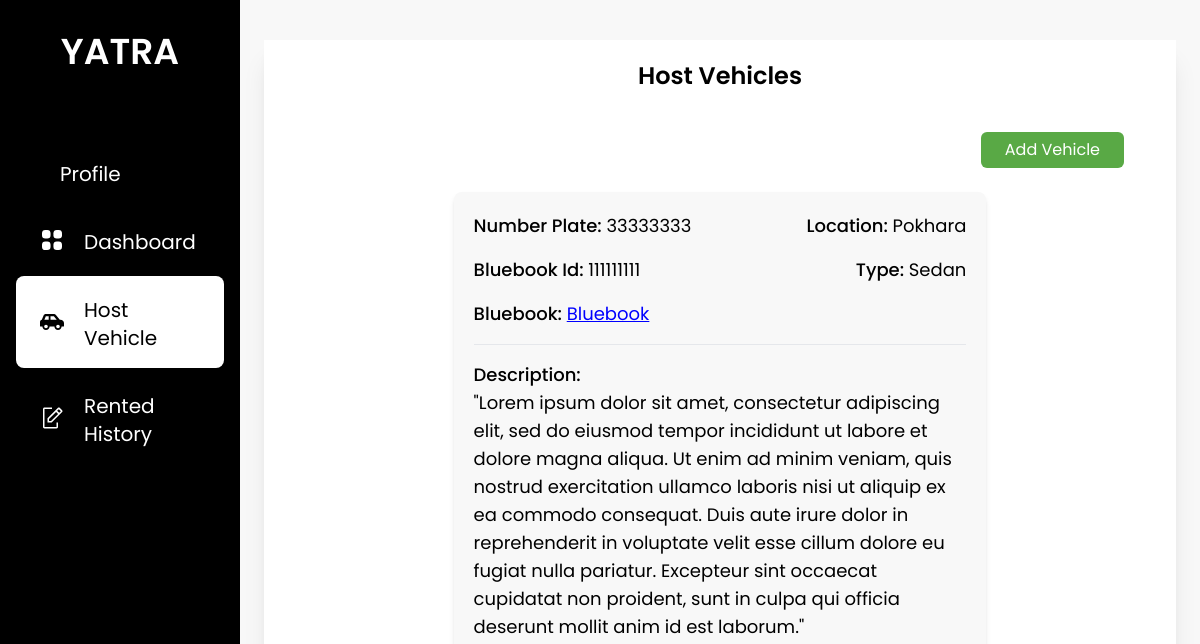
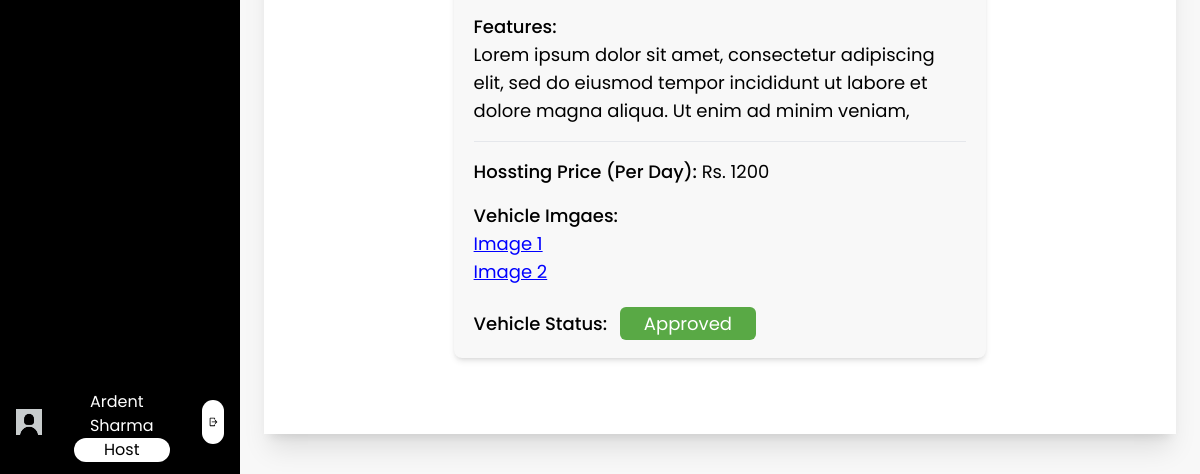
The page /host_vehicles (signed in) on the database as committed earlier (2 pictures, top to bottom).
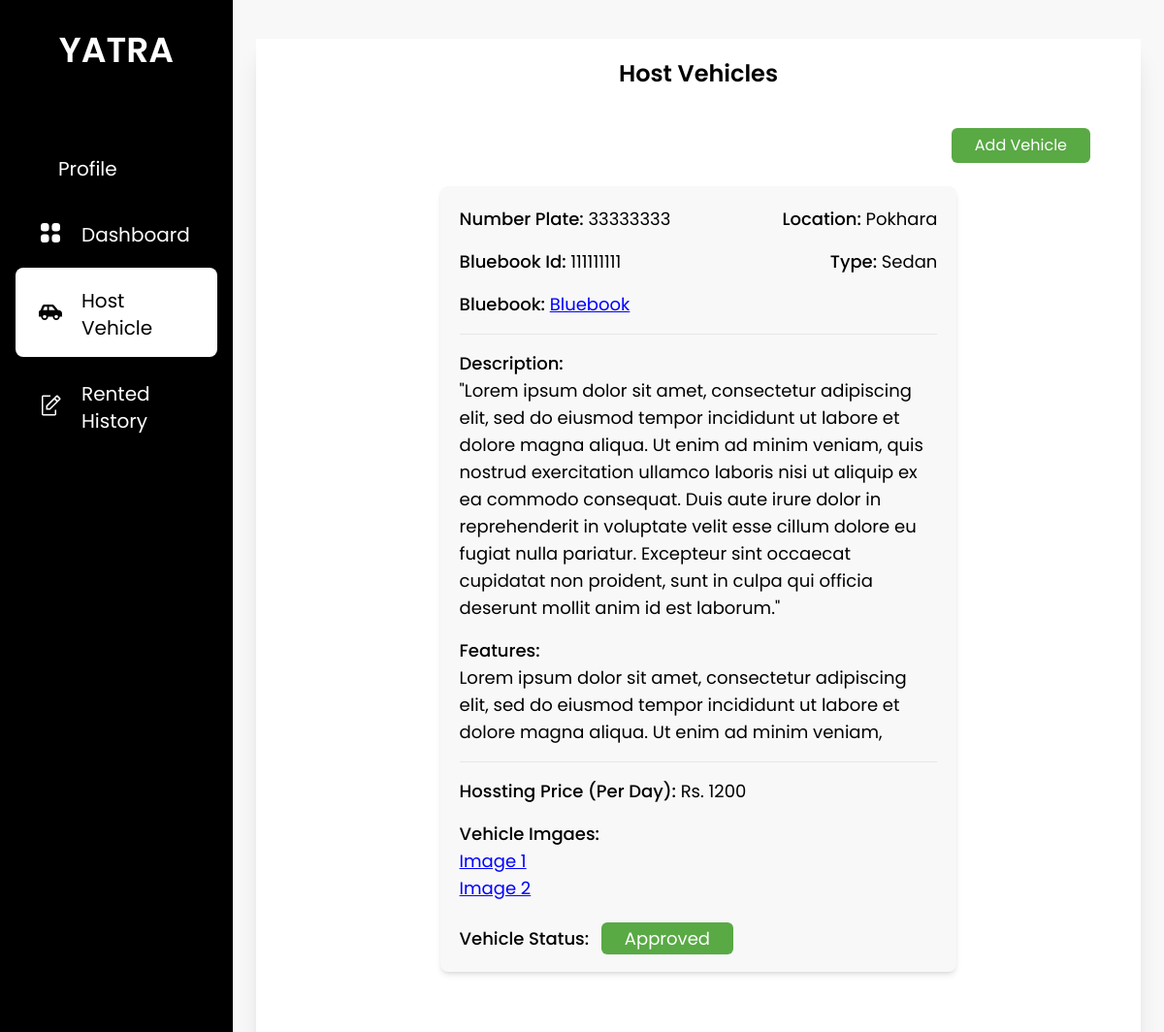
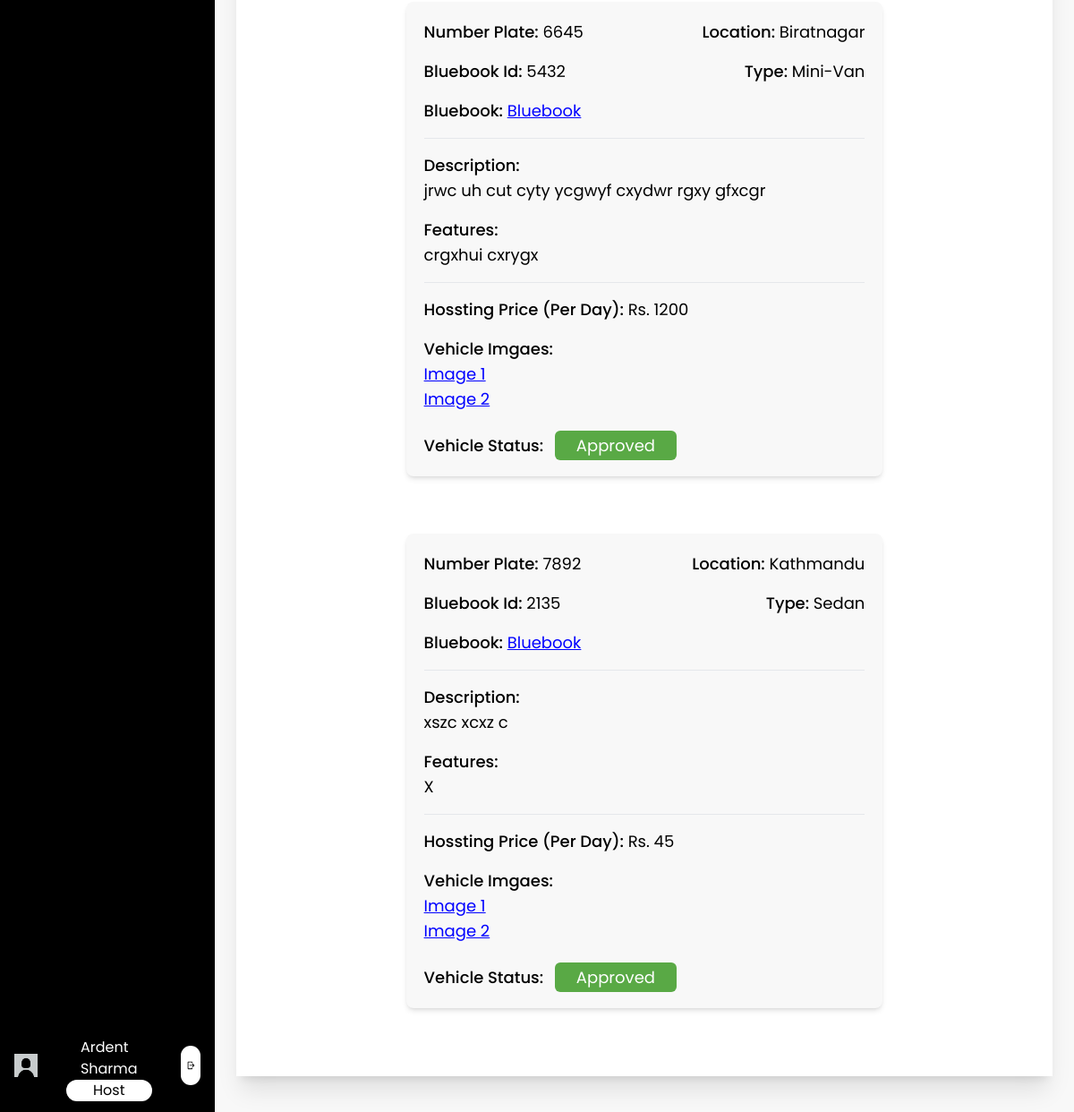
The same page on the database as committed later (2 pictures, top to bottom).
### base/models.py (models this page shows, shortened)
class Host(models.Model):
    user = models.OneToOneField(User, on_delete=models.CASCADE, related_name="host")
    first_name = models.CharField(max_length=25)
    last_name = models.CharField(max_length=25)
    email = models.EmailField()
    phone_number = models.CharField(max_length=10, null= True, blank=True)
    address = models.CharField(max_length=100, null= True, blank=True)
    citizenship_id = models.CharField(max_length=20, null= True, blank=True)
    citizenship = models.ImageField(upload_to='host/profile', default='default_photo.jpg')
    pic = models.ImageField(upload_to='host/profile', default='default_profile.jpg')
    is_approved = models.CharField(max_length=10, choices=status, default="Pending")
    is_blocked = models.BooleanField(default=False)

class Vehicle(models.Model):
    types = (
        ('Sedan', 'Sedan'),
        ('SUV', 'SUV'),
        ('Jeep', 'Jeep'),
        ('Mini-Van', 'Mini-Van'),
        ('Other', 'Other'),
    )
    number_plate = models.CharField(max_length=20, unique=True)
    host = models.ForeignKey(Host, on_delete=models.SET_NULL, null=True, related_name="owner")
    location = models.ForeignKey(Location, on_delete=models.SET_NULL, null=True, related_name="place")
    bluebook = models.ImageField(upload_to="host/vehicle")
    bluebook_id = models.CharField(max_length=25)
    image1 = models.ImageField(upload_to="host/vehicle")
    image2 = models.ImageField(upload_to="host/vehicle")
    image3 = models.ImageField(upload_to="host/vehicle", null=True, blank=True)
    description = models.TextField(max_length=500)
    feature = models.TextField(max_length=500)
    price = models.PositiveIntegerField()
    type = models.CharField(max_length=10, choices=types)
    is_approved = models.CharField(max_length=10, choices=status, default="Pending")
    is_rented = models.BooleanField(default=False)

class Location(models.Model):
    name=models.CharField(max_length=25, unique=True)
    def __str__(self):
        return self.name

### base/views.py (the view)
# urls.py: path('host_vehicles', views.host_vehicles, name='host_vehicles'),
def host_vehicles(request):
    error = ''
    if request.GET.get('pidx') is not None:
        transaction = Transaction()
        transaction.host = request.user.host
        transaction.amount = request.GET.get('amount')
        transaction.t_id = request.GET.get('transaction_id')
        transaction.save()
    elif request.GET.get('message') is not None:
        error = request.GET.get('message')
    vehicle_list = Vehicle.objects.filter(host=request.user.host)
    transactions = Transaction.objects.filter(host__user=request.user)
    if transactions.count() == 0:
        add_payment = 'yes'
    else :
        add_payment = 'no'
    context = {
         'vehicle_list' : vehicle_list,
         'add_payment': add_payment,
         'error':error
    }
    return render(request, 'vehicles/host_vehicles.html', context)

### base/templatetags/user_group.py (called while the page is built)
@register.filter(name='has_group')
def has_group(user, group_name):
    return user.groups.filter(name=group_name).exists()

### base/templates/vehicles/host_vehicles.html (shortened to what this page needs)
{% extends 'base/base.html' %}
{% load static %}
{% block content %}
<div class="h-screen w-full px-6 py-10 bg-theme overflow-y-auto">
    <div class="bg-white h-full flex flex-col shadow-xl">
        <div class="p-3 overflow-y-auto scrollbar-hide">
            <p class="text-center text-2xl font-semibold pt-2 pb-4">Host Vehicles</p>
            {% if request.user.host.is_approved == "Approved" %}
                {% if add_payment == 'yes' %}
                    <div class="flex w-full justify-end px-10 py-6">
                        <a href="{% url 'handle_payment' %}"><button class="bg-custom-green text-white rounded-md py-1.5 px-6" type="submit">Make Payment</button></a>
                    </div>
                    {% if not error == ''  %}
                        <p>{{ error }}</p>
                    {% endif %}
                    <p class="text">You need to make payment before adding vehicles</p>
                {% else %}
                    <div class="flex w-full justify-end px-10 py-6">
                        <a href="{% url 'add_vehicles' %}"><button class="bg-custom-green text-white rounded-md py-1.5 px-6" type="submit">Add Vehicle</button></a>
                    </div>
                {% endif %}
            {% else %}
                <a>You can only add vehicles after being approved</a>
            {% endif %}
            {% if vehicle_list %}
                {% for vehicle in vehicle_list %}
                <div class="w-3/5 flex flex-col mx-auto rounded-lg bg-theme p-5 shadow-md text-lg mb-16">
                    <div class="flex flex-col mb-4">
                        <div class="flex flex-row justify-between mb-4">
                            <div>
                                <span class="font-medium">Number Plate: </span>{{ vehicle.number_plate }}
                            </div>
                            <div>
                                <span class="font-medium">Location: </span>{{ vehicle.location }}
                            </div>
                        </div>
                        <div class="flex flex-row justify-between">
                            <div>
                                <span class="font-medium">Bluebook Id: </span>{{ vehicle.bluebook_id }}
                            </div>
                            <div>
                                <span class="font-medium">Type: </span>{{ vehicle.type }}
                            </div>
                        </div>
                    </div>
                    <div class="mb-4">
                        <span class="font-medium">Bluebook: </span>
                        <a href="{% url 'open_bluebook' vehicle.id %}" style="color: blue;" class="underline">
                            Bluebook
                        </a>
                    </div>
                    <hr class="mb-4">
                    <div class="mb-4 flex flex-col">
                        <div>
                            <span class="font-medium">Description: </span>
                        </div>
                        <div>
                            <span>{{ vehicle.description }}</span>
                        </div>
                    </div>
                    <div class="mb-4 flex flex-col">
                        <div>
                            <span class="font-medium">Features: </span>
                        </div>
                        <div>
                            <span>{{ vehicle.feature }}</span>
                        </div>
                    </div>
                    <hr class="mb-4">
                    <div class="mb-4">
                        <span class="font-medium">Hossting Price (Per Day): </span><span>Rs. {{ vehicle.price }}</span>
                    </div>
                    <div>
                        <div>
                            <span class="font-medium">Vehicle Imgaes: </span>
                        </div>
                        <div class="flex flex-col mb-6">
                            <a href="{% url 'open_vehicle' vehicle.id 1 %}" style="color: blue;" class="underline">
                                Image 1
                            </a>
                            <a href="{% url 'open_vehicle' vehicle.id 2 %}" style="color: blue;" class="underline">
                                Image 2
                            </a>
                        </div>
                    </div>
                    <div>
                        <span class="font-medium">Vehicle Status:  </span><span class="py-1 px-6 ml-2 text-white rounded-md {% if vehicle.is_approved == 'Approved' %} bg-custom-green {% elif vehicle.is_approved == 'Pending' %} bg-custom-orange {% else %} bg-danger {% endif %} ">{{ vehicle.is_approved }}</span>
                    </div>
                </div>
                {% endfor %}
            {% else %}
                <p class="text-center pt-20 text-2xl text-dark-gray">No Vehicles to display</p>
            {% endif %}
        </div>
    </div>
</div>
{% endblock content %}

### base/templates/base/base.html (shortened to what this page needs)
{% load static tailwind_tags %}
{% load user_group %}
<html lang="en">
<head>
    {% tailwind_css %}
</head>
<body class="font-poppins min-h-screen">
    <div class="flex flex-row">
        <div class="flex w-1/5 bg-black h-screen text-white">
            <div class="w-full relative">
                <div class="flex justify-center pb-8">
                    <a href="{% url 'home' %}" class="py-8">
                        <span class="text-4xl text-center font-semibold">YATRA</span>
                    </a>
                </div>
                {% if user|has_group:'host' %}
                <div class="text-xl">
                    {% with request.resolver_match.url_name as url_name %}
                    <ul class="px-4">
                        <a href="{% url 'host_profile' %}" class="nav-bar-items {% if url_name == 'host_profile' or url_name == 'host_update_profile' %}active{% endif %}">
                            <li class="nav-bar-li">
                                Profile
                            </li>
                        </a>
                        <a href="{% url 'host_dashboard' %}" class="nav-bar-items {% if url_name == 'host_dashboard' %} active {% endif %}">
                            <img src="{% static 'images/dashboard.svg' %}" alt="">
                            <li class="nav-bar-li">
                                Dashboard
                            </li>
                        </a>
                        <a href="{% url 'host_vehicles' %}" class="nav-bar-items {% if url_name == 'host_vehicles' or url_name == 'add_vehicles' %} active {% endif %}">
                            <img src="{% static 'images/Vehicle.svg' %}" alt="">
                            <li class="nav-bar-li">
                               Host Vehicle
                            </li>
                        </a>
                        <a href="{% url 'rented_history' %}" class="nav-bar-items{% if url_name == 'rented_history' or url_name == 'report_user' %} active {% endif %}">
                            <img src="{% static 'images/request.svg' %}" alt="">
                            <li class="nav-bar-li">
                                Rented History
                            </li>
                        </a>
                    </ul>
                    {% endwith %}
                </div>
                <div class="flex flex-row absolute bottom-0 justify-evenly py-3 px-4 w-full">
                    <a href="{% url 'host_profile' %}" class=" ">
                        <img src="{% static 'images/default_profile.jpg' %}" style="object-fit: contain" alt="" class="w-20 h-20 object-cover rounded-full ">
                    </a>
                    <div class="flex flex-col px-8 justify-evenly">
                        <p class="text-generalBackground px-4 mt-2 ">{{ user.host.first_name }} {{ user.host.last_name }}</p>
                        <p class="text-gray px-4 text-center rounded-xl bg-white text-black py-0.75 ">Host</p>
                    </div>
                    <div class="ml-auto my-auto flex-end p-1.5 bg-white rounded-full">
                        <a href="{% url 'logout' %}">
                            <img src="{% static 'images/logout.svg' %}" alt="" class="h-8">
                        </a>
                    </div>
                </div>
                {% endif %}
            </div>
        </div>
        <div class="flex w-4/5 h-screen relative overflow-y-auto">
            {% block content %}
            {% endblock content%}
        </div>
    </div>
</body>
</html>

Rows that differ between the two databases and show on the page:
added Vehicle: number_plate "6645", location "Biratnagar", bluebook_id "5432", type "Mini-Van", description "jrwc uh cut cyty ycgwyf cxydwr rgxy gfxcgr", feature "crgxhui cxrygx", price "1200", is_approved "Approved"
added Vehicle: number_plate "7892", location "Kathmandu", bluebook_id "2135", type "Sedan", description "xszc xcxz c", feature "X", price "45", is_approved "Approved"
